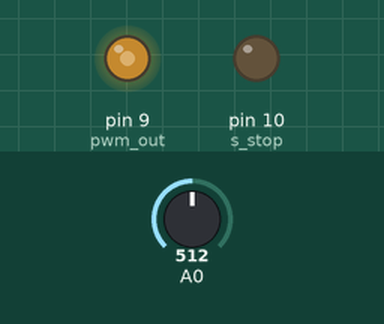
Recording of a sketch running on a simulated Arduino Uno, built with avr-gcc and run on an emulated ATmega328P. Shown: output pins drawn as LEDs (lit = HIGH). Dashed ring = blinking. The test bench sets the inputs (shaded band); at power-on: A0 = 512.

Above: at 1.3 s.
1.4 s: A0 set to 124
At 2.2 s:
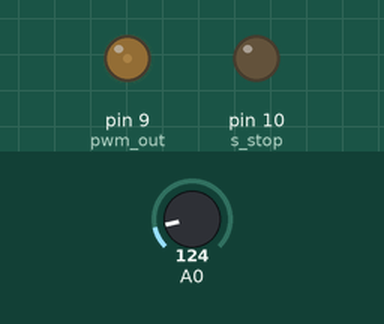
2.9 s: A0 set to 111
At 3.45 s:
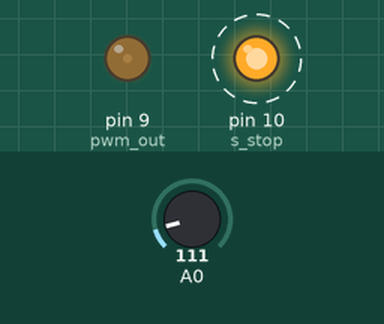
5.9 s: A0 set to 0
At 6.21 s:
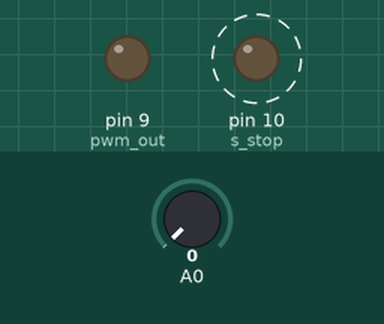
8.9 s: A0 set to 716
At 9.5 s:
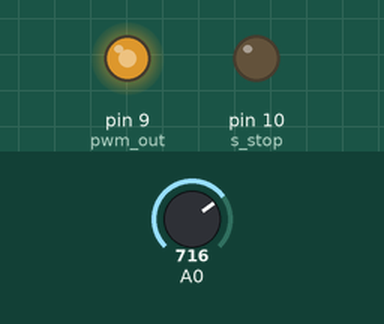
10.4 s: A0 set to 900
At 11.5 s:
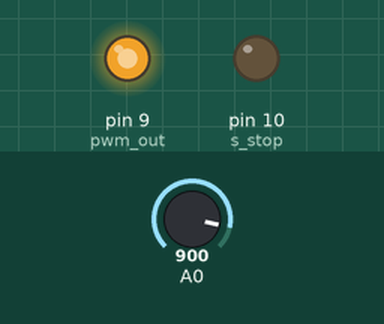
11.9 s: A0 set to 511
At 12.5 s:
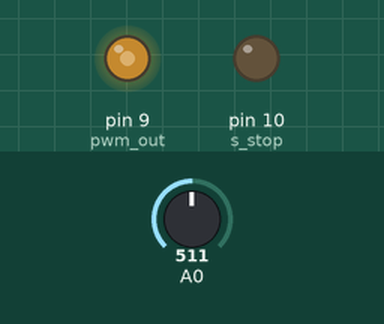
Timing chart, 0 to 14.4 s (numbered marks = the images above; inputs shaded):
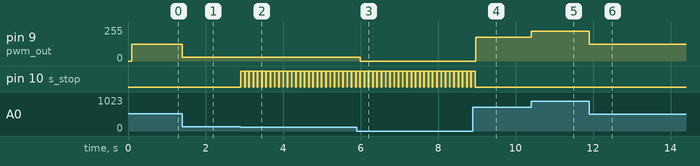

Measured:
- the behaviour switches between 117 and 116 on A0 (found by bisection; images 1 and 2)
- after the input at 1.4 s, pin 9 (pwm_out): 127/255 → 30/255 at once
- after the input at 2.9 s, pin 9 (pwm_out): 30/255 → 27/255 at once; pin 10 (s_stop): alternates HIGH for 0.10 s and LOW for 0.01 s, starting at once
- after the input at 5.9 s, pin 9 (pwm_out): 27/255 → 0/255 after 0.09 s
- after the input at 8.9 s, pin 9 (pwm_out): 0/255 → 178/255 after 0.07 s; pin 10 (s_stop): goes on until 9.0 s, then stays LOW
- after the input at 10.4 s, pin 9 (pwm_out): 178/255 → 224/255 at once
- after the input at 11.9 s, pin 9 (pwm_out): 224/255 → 127/255 at once

The sketch:

pwm_coupler.ino
```cpp
const int pwm_out = 9;
const int s_stop = 10;
//**************************************************************************
//**************************************************************************
//**************************************************************************
void setup() {
  //Serial.begin(9600);
  pinMode(pwm_out,OUTPUT);
  pinMode(s_stop,OUTPUT);
  delay(100);
}
//**************************************************************************
//**************************************************************************
//**************************************************************************
void loop() {
  int sensorValue = analogRead(A0);
  //Serial.println(sensorValue);
  int D = map(sensorValue,0,1023,0,255);
  analogWrite(pwm_out,D);

  if (D<=28){
    digitalWrite(s_stop,HIGH);
    delay(100);
    digitalWrite(s_stop,LOW);
  }
  else{
    digitalWrite(s_stop,LOW);
  }

  delay(10);
}
```
